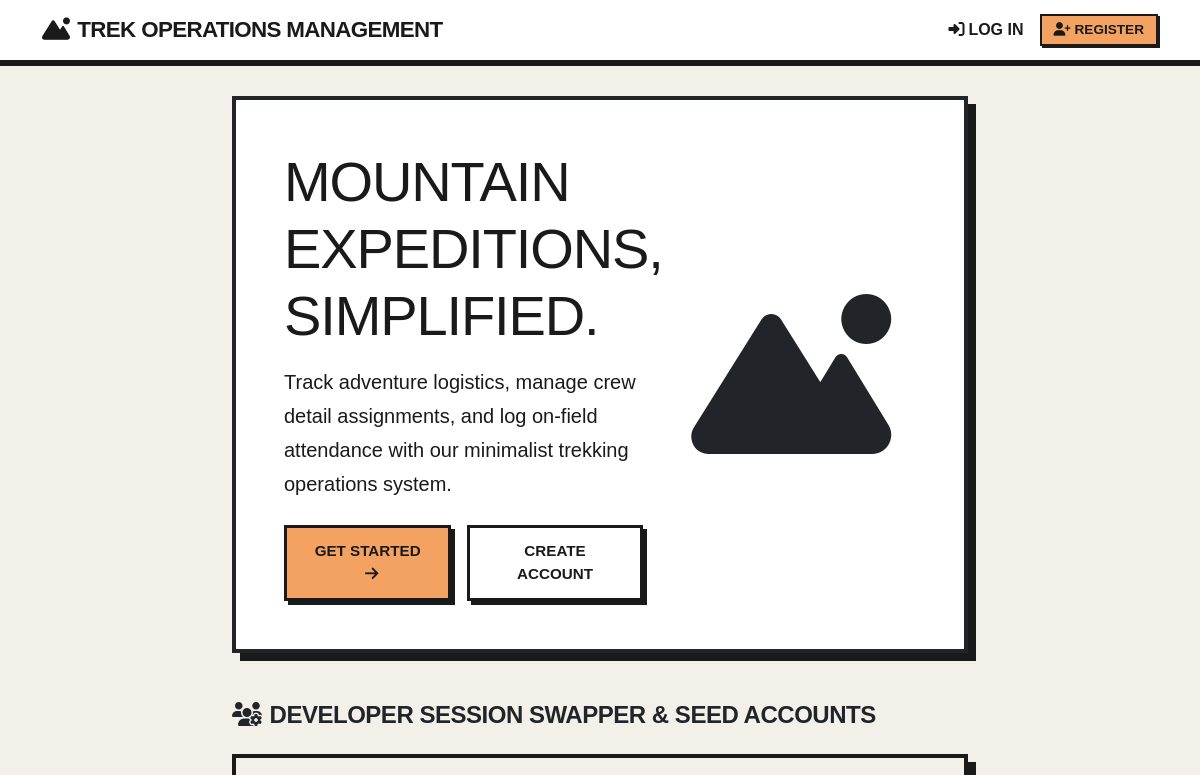
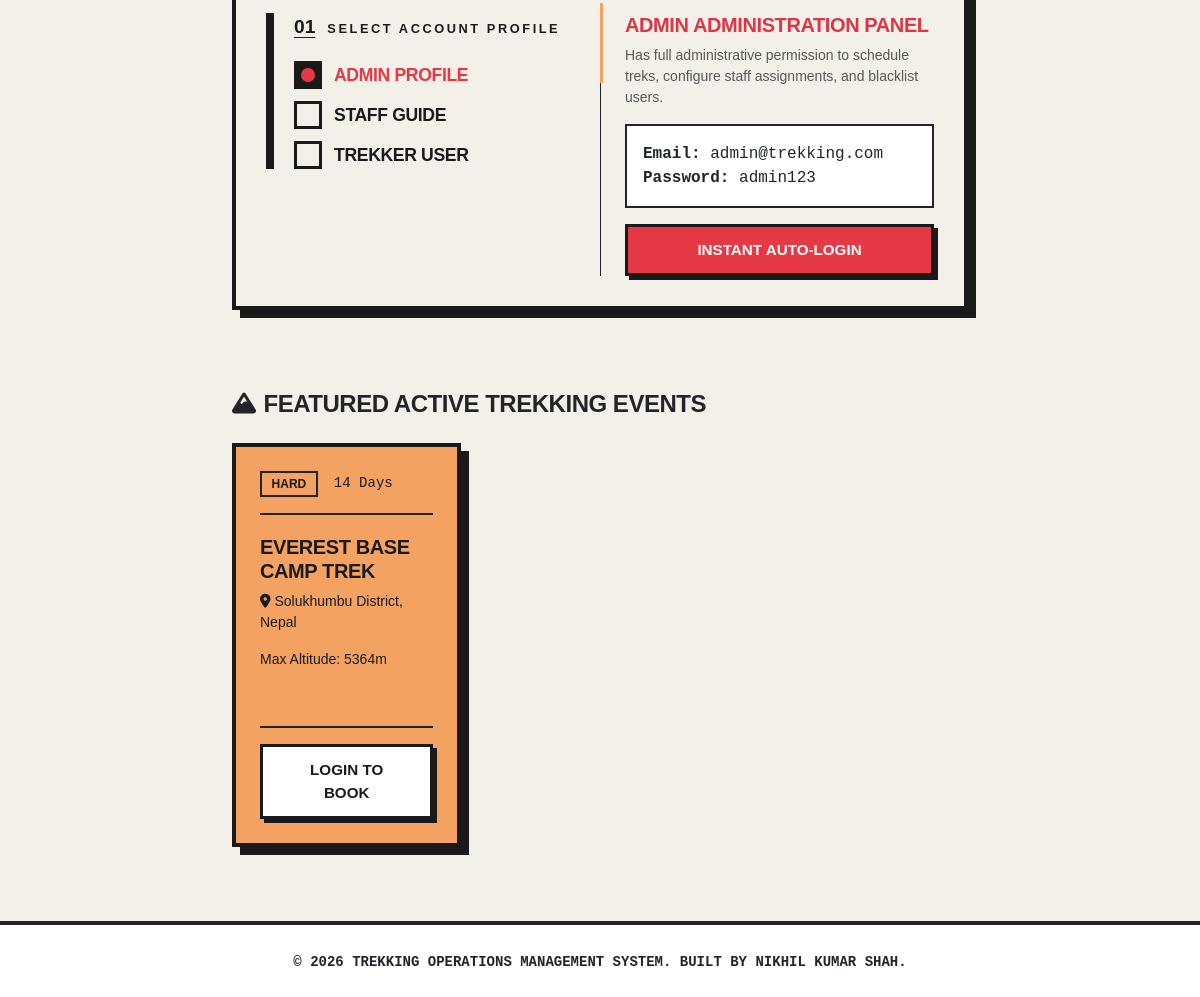
The page / on the database its author committed (2 pictures, top to bottom).
### app/models/trek.py (models this page shows, shortened)
class Trek(db.Model):
    __tablename__ = 'treks'
    id = db.Column(db.Integer, primary_key=True)
    title = db.Column(db.String(100), nullable=False)
    location = db.Column(db.String(100), nullable=False)
    altitude = db.Column(db.Integer, nullable=False)  # in meters
    difficulty_level = db.Column(db.String(20), nullable=False)  # Easy, Moderate, Hard
    duration_days = db.Column(db.Integer, nullable=False)
    description = db.Column(db.Text, nullable=False)
    max_slots = db.Column(db.Integer, nullable=False)
    available_slots = db.Column(db.Integer, nullable=False)
    start_date = db.Column(db.Date, nullable=False)
    end_date = db.Column(db.Date, nullable=False)
    meeting_point = db.Column(db.String(150), nullable=False)
    trek_status = db.Column(db.String(30), default='Open', nullable=False)
    created_by = db.Column(db.Integer, db.ForeignKey('users.id'), nullable=False)
    created_at = db.Column(db.DateTime, default=datetime.utcnow, nullable=False)
    bookings = db.relationship('Booking', backref='trek', lazy=True, cascade='all, delete-orphan')
    staff_assignments = db.relationship('TrekStaffAssignment', backref='trek', lazy=True, cascade='all, delete-orphan')
    status_logs = db.relationship('TrekStatusLog', backref='trek', lazy=True, cascade='all, delete-orphan')

### app/routes/auth_routes.py (the view)
@auth_bp.route('/')
def index():
    featured_treks = Trek.query.filter_by(trek_status='Open').limit(3).all()
    return render_template('index.html', treks=featured_treks)

### app/templates/index.html (shortened to what this page needs)
{% extends "base.html" %}
{% block content %}
<div class="p-5 mb-5 border border-4 border-dark bg-white position-relative" style="box-shadow: var(--brutalist-shadow-offset) var(--brutalist-shadow-offset) 0 var(--ui-border);">
    <div class="row align-items-center">
        <div class="col-md-7">
            <h1 class="display-4 font-weight-bold text-uppercase mb-3" style="font-family: 'Space Grotesk', sans-serif;">
                Mountain Expeditions, Simplified.
            </h1>
            <p class="lead mb-4" style="line-height: 1.7;">
                Track adventure logistics, manage crew detail assignments, and log on-field attendance with our minimalist trekking operations system.
            </p>
            <div class="d-flex gap-3">
                {% if current_user.is_authenticated %}
                    {% if current_user.role == 'admin' %}
                        <a href="{{ url_for('admin.dashboard') }}" class="brutalist-btn brutalist-btn-primary">Go to Admin Dashboard</a>
                    {% elif current_user.role == 'staff' %}
                        <a href="{{ url_for('staff.dashboard') }}" class="brutalist-btn brutalist-btn-primary">Go to Staff Dashboard</a>
                    {% else %}
                        <a href="{{ url_for('user.dashboard') }}" class="brutalist-btn brutalist-btn-primary">Go to My Dashboard</a>
                    {% endif %}
                {% else %}
                    <a href="{{ url_for('auth.login') }}" class="brutalist-btn brutalist-btn-primary">Get Started <i class="fa-solid fa-arrow-right ms-2"></i></a>
                    <a href="{{ url_for('auth.register') }}" class="brutalist-btn">Create Account</a>
                {% endif %}
            </div>
        </div>
        <div class="col-md-5 text-center d-none d-md-block">
            <i class="fa-solid fa-mountain-sun text-dark" style="font-size: 10rem;"></i>
        </div>
    </div>
</div>
<div class="row mb-5">
    <div class="col-md-12">
        <h4 class="mb-4 text-uppercase text-dark"><i class="fa-solid fa-users-gear me-2"></i>Developer Session Swapper & Seed Accounts</h4>
        <div class="bauhaus-container position-relative overflow-hidden">
            <div class="row">
                <div class="col-md-6 mb-4 mb-md-0">
                    <div class="bauhaus-group">
                        <div class="bauhaus-header">
                            <span class="num">01</span>
                            <span class="title">Select Account Profile</span>
                        </div>
                        <div class="radio-options">
                            <label for="role-admin-toggle" class="radio-item" id="label-admin">
                                <span class="selector-box">
                                    <span class="shape shape-circle"></span>
                                </span>
                                <span class="label-text">Admin Profile</span>
                            </label>
                            <label for="role-staff-toggle" class="radio-item" id="label-staff">
                                <span class="selector-box">
                                </span>
                                <span class="label-text">Staff Guide</span>
                            </label>
                            <label for="role-trekker-toggle" class="radio-item" id="label-trekker">
                                <span class="selector-box">
                                </span>
                                <span class="label-text">Trekker User</span>
                            </label>
                        </div>
                        <div class="bauhaus-decoration">
                            <div class="line-v"></div>
                            <div class="line-h"></div>
                        </div>
                    </div>
                </div>
                <div class="col-md-6 border-start border-md-2 border-dark ps-md-4 d-flex align-items-center">
                    <div class="creds-panel admin-creds w-100">
                        <h5 class="text-uppercase text-danger mb-2">Admin Administration Panel</h5>
                        <p class="small text-muted mb-3">Has full administrative permission to schedule treks, configure staff assignments, and blacklist users.</p>
                        <div class="p-3 bg-white border border-2 border-dark font-monospace text-dark mb-3">
                            <strong>Email:</strong> admin@trekking.com<br>
                            <strong>Password:</strong> admin123
                        </div>
                        <a href="{{ url_for('auth.auto_login', role='admin') }}" class="brutalist-btn brutalist-btn-danger w-100 text-center" style="margin: 0;">
                            Instant Auto-Login
                        </a>
                    </div>
                </div>
            </div>
        </div>
    </div>
</div>
<div class="row">
    <div class="col-12 mb-3">
        <h4 class="text-uppercase text-dark"><i class="fa-solid fa-mountain me-2"></i>Featured Active Trekking Events</h4>
    </div>
    {% if treks %}
        {% for trek in treks %}
            {% set colors = ['yellow', 'blue', 'coral'] %}
            {% set color = colors[loop.index0 % 3] %}
            <div class="col-md-4 mb-4">
                <div class="brutalist-card brutalist-card--{{ color }} h-100 d-flex flex-column justify-content-between">
                    <div>
                        <div class="brutalist-card__header border-dark">
                            <span class="badge bg-primary text-dark border-dark">{{ trek.difficulty_level }}</span>
                            <span class="small font-monospace {% if color == 'blue' or color == 'coral' %}text-light{% else %}text-muted{% endif %}">{{ trek.duration_days }} Days</span>
                        </div>
                        <h5 class="text-uppercase font-weight-bold mb-2">{{ trek.title }}</h5>
                        <p class="small mb-3"><i class="fa-solid fa-location-dot me-1"></i>{{ trek.location }}</p>
                        <p class="small font-weight-bold mb-0">Max Altitude: {{ trek.altitude }}m</p>
                    </div>
                    <div class="mt-4 pt-3 border-top border-2 border-dark">
                        <a href="{{ url_for('auth.login') }}" class="brutalist-btn brutalist-btn-primary w-100" style="background-color: var(--ui-card-bg) !important; color: var(--ui-text) !important;">Login to Book</a>
                    </div>
                </div>
            </div>
        {% endfor %}
    {% else %}
        <div class="col-12">
            <div class="p-4 text-center border border-2 border-dark bg-white">
                No active treks found in the database.
            </div>
        </div>
    {% endif %}
</div>
{% endblock %}

### app/static/css/base.css (style rules this page uses)
:root { --ui-bg: #f2f0e9; --ui-card-bg: #ffffff; --ui-text: #1a1a1a; --ui-accent: #e63946; --ui-border: #1a1a1a; --bauhaus-yellow: #f4a261; --bauhaus-blue: #2a9d8f; --bauhaus-coral: #e76f51; --brutalist-shadow-offset: 8px; --brutalist-border-width: 4px; }
body { background-color: var(--ui-bg); color: var(--ui-text); font-family: 'Space Grotesk', sans-serif; min-height: 100vh; display: flex; flex-direction: column; }
h1, h2, h3, h4, h5, h6 { font-family: 'Space Grotesk', sans-serif; font-weight: 700; text-transform: uppercase; letter-spacing: -0.02em; color: var(--ui-text); }

### app/static/css/components.css (style rules this page uses)
.brutalist-card { border: var(--brutalist-border-width) solid var(--ui-border); background-color: var(--ui-card-bg); padding: 1.5rem; box-shadow: var(--brutalist-shadow-offset) var(--brutalist-shadow-offset) 0 var(--ui-border); transition: all 0.2s cubic-bezier(0.19, 1, 0.22, 1); margin-bottom: 2rem; }
.brutalist-card--yellow { background-color: var(--bauhaus-yellow) !important; color: var(--ui-text) !important; }
.brutalist-card--yellow h1, .brutalist-card--yellow h2, .brutalist-card--yellow h3, .brutalist-card--yellow h4, .brutalist-card--yellow h5, .brutalist-card--yellow h6, .brutalist-card--yellow p, .brutalist-card--yellow small, .brutalist-card--yellow span, .brutalist-card--yellow div { color: var(--ui-text) !important; }
.brutalist-card__header { display: flex; align-items: center; gap: 1rem; margin-bottom: 1.25rem; border-bottom: 2px solid var(--ui-border); padding-bottom: 1rem; }
.brutalist-btn { display: inline-block; padding: 0.75rem 1.5rem; text-align: center; font-size: 0.95rem; font-weight: 700; text-transform: uppercase; border: 3px solid var(--ui-border); background-color: var(--ui-card-bg); color: var(--ui-text); position: relative; transition: all 0.15s ease; box-shadow: 4px 4px 0 var(--ui-border); text-decoration: none; cursor: pointer; }
.brutalist-btn-primary { background-color: var(--bauhaus-yellow); }
.brutalist-btn-danger { background-color: var(--ui-accent); color: #ffffff; }
.bauhaus-container { background: var(--ui-bg); padding: 30px; border: 4px solid var(--ui-border); box-shadow: var(--brutalist-shadow-offset) var(--brutalist-shadow-offset) 0 var(--ui-border); font-family: 'Space Grotesk', sans-serif; color: var(--ui-text); margin-bottom: 2rem; }
.bauhaus-group { position: relative; display: flex; flex-direction: column; gap: 15px; border-left: 8px solid var(--ui-border); padding-left: 20px; }
.bauhaus-header { display: flex; align-items: baseline; gap: 12px; margin-bottom: 5px; }
.bauhaus-header .num { font-size: 1.2rem; font-weight: 900; text-decoration: underline; text-underline-offset: 4px; }
.bauhaus-header .title { font-size: 0.8rem; text-transform: uppercase; letter-spacing: 0.2em; font-weight: 700; }
.radio-options { display: flex; flex-direction: column; gap: 12px; }
.radio-item { display: flex; align-items: center; cursor: pointer; position: relative; transition: transform 0.2s ease; }
.selector-box { width: 28px; height: 28px; border: 3px solid var(--ui-border); display: flex; align-items: center; justify-content: center; margin-right: 12px; position: relative; background: transparent; transition: all 0.3s cubic-bezier(0.19, 1, 0.22, 1); }
.shape { width: 0; height: 0; transition: all 0.4s cubic-bezier(0.68, -0.55, 0.265, 1.55); opacity: 0; }
.shape-circle { border-radius: 50%; background: var(--ui-accent); }
.label-text { font-size: 1.1rem; font-weight: 700; text-transform: uppercase; letter-spacing: -0.02em; transition: color 0.3s ease; }
.bauhaus-decoration { position: absolute; top: -10px; right: -20px; width: 30px; height: 30px; pointer-events: none; }
.line-v { position: absolute; width: 3px; height: 80px; background: var(--bauhaus-yellow); top: 0; right: 5px; }
.line-h { position: absolute; width: 50px; height: 8px; background: var(--bauhaus-blue); bottom: -30px; right: -10px; z-index: -1; }
.badge { border-radius: 0 !important; border: 2px solid var(--ui-border); font-weight: 700; text-transform: uppercase; padding: 0.4em 0.8em !important; }
.bg-primary { background-color: var(--bauhaus-yellow) !important; color: var(--ui-text) !important; }

### rows shown on the page
Trek: difficulty_level "HARD", duration_days "14", title "EVEREST BASE CAMP TREK", location "Solukhumbu District, Nepal", altitude "5364"
